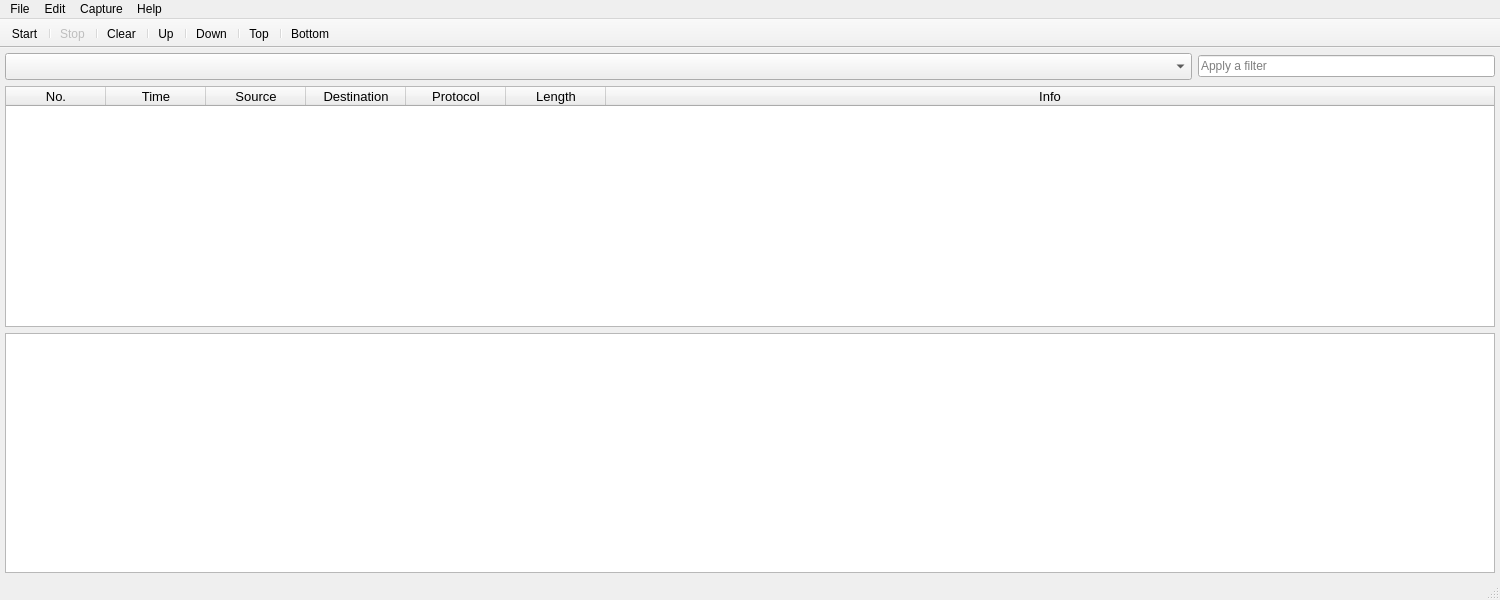
<?xml version="1.0" encoding="UTF-8"?>
<ui version="4.0">
 <class>Sniffer</class>
 <widget class="QMainWindow" name="Sniffer">
  <property name="geometry">
   <rect>
    <x>0</x>
    <y>0</y>
    <width>1500</width>
    <height>600</height>
   </rect>
  </property>
  <property name="minimumSize">
   <size>
    <width>1500</width>
    <height>0</height>
   </size>
  </property>
  <property name="windowTitle">
   <string>sniffer</string>
  </property>
  <property name="windowIcon">
   <iconset resource="src.qrc">
    <normaloff>:/Sniffer.png</normaloff>:/Sniffer.png</iconset>
  </property>
  <widget class="QWidget" name="centralwidget">
   <layout class="QVBoxLayout" name="verticalLayout">
    <property name="leftMargin">
     <number>5</number>
    </property>
    <property name="topMargin">
     <number>5</number>
    </property>
    <property name="rightMargin">
     <number>5</number>
    </property>
    <property name="bottomMargin">
     <number>5</number>
    </property>
    <item>
     <widget class="QWidget" name="widget" native="true">
      <layout class="QHBoxLayout" name="horizontalLayout" stretch="4,1">
       <property name="leftMargin">
        <number>0</number>
       </property>
       <property name="topMargin">
        <number>0</number>
       </property>
       <property name="rightMargin">
        <number>0</number>
       </property>
       <property name="bottomMargin">
        <number>0</number>
       </property>
       <item>
        <widget class="QComboBox" name="comboBox">
         <property name="sizePolicy">
          <sizepolicy hsizetype="Ignored" vsizetype="Fixed">
           <horstretch>0</horstretch>
           <verstretch>0</verstretch>
          </sizepolicy>
         </property>
         <property name="font">
          <font>
           <pointsize>12</pointsize>
          </font>
         </property>
        </widget>
       </item>
       <item>
        <widget class="QLineEdit" name="lineEdit">
         <property name="sizePolicy">
          <sizepolicy hsizetype="Ignored" vsizetype="Fixed">
           <horstretch>0</horstretch>
           <verstretch>0</verstretch>
          </sizepolicy>
         </property>
         <property name="placeholderText">
          <string>Apply a filter</string>
         </property>
        </widget>
       </item>
      </layout>
     </widget>
    </item>
    <item>
     <widget class="QTableWidget" name="tableWidget">
      <property name="editTriggers">
       <set>QAbstractItemView::NoEditTriggers</set>
      </property>
      <property name="selectionMode">
       <enum>QAbstractItemView::SingleSelection</enum>
      </property>
      <property name="selectionBehavior">
       <enum>QAbstractItemView::SelectRows</enum>
      </property>
      <property name="showGrid">
       <bool>false</bool>
      </property>
      <property name="columnCount">
       <number>7</number>
      </property>
      <attribute name="horizontalHeaderStretchLastSection">
       <bool>true</bool>
      </attribute>
      <attribute name="verticalHeaderVisible">
       <bool>false</bool>
      </attribute>
      <column>
       <property name="text">
        <string>No.</string>
       </property>
       <property name="font">
        <font>
         <pointsize>10</pointsize>
        </font>
       </property>
      </column>
      <column>
       <property name="text">
        <string>Time</string>
       </property>
       <property name="font">
        <font>
         <pointsize>10</pointsize>
        </font>
       </property>
      </column>
      <column>
       <property name="text">
        <string>Source</string>
       </property>
       <property name="font">
        <font>
         <pointsize>10</pointsize>
        </font>
       </property>
      </column>
      <column>
       <property name="text">
        <string>Destination</string>
       </property>
       <property name="font">
        <font>
         <pointsize>10</pointsize>
        </font>
       </property>
      </column>
      <column>
       <property name="text">
        <string>Protocol</string>
       </property>
       <property name="font">
        <font>
         <pointsize>10</pointsize>
        </font>
       </property>
      </column>
      <column>
       <property name="text">
        <string>Length</string>
       </property>
       <property name="font">
        <font>
         <pointsize>10</pointsize>
        </font>
       </property>
      </column>
      <column>
       <property name="text">
        <string>Info</string>
       </property>
       <property name="font">
        <font>
         <pointsize>10</pointsize>
        </font>
       </property>
      </column>
     </widget>
    </item>
    <item>
     <widget class="QTreeWidget" name="treeWidget">
      <attribute name="headerVisible">
       <bool>false</bool>
      </attribute>
      <column>
       <property name="text">
        <string notr="true">1</string>
       </property>
      </column>
     </widget>
    </item>
   </layout>
  </widget>
  <widget class="QMenuBar" name="menubar">
   <property name="geometry">
    <rect>
     <x>0</x>
     <y>0</y>
     <width>1500</width>
     <height>21</height>
    </rect>
   </property>
   <widget class="QMenu" name="menuFile">
    <property name="title">
     <string>File</string>
    </property>
   </widget>
   <widget class="QMenu" name="menuEdit">
    <property name="title">
     <string>Edit</string>
    </property>
   </widget>
   <widget class="QMenu" name="menuCapture">
    <property name="title">
     <string>Capture</string>
    </property>
    <addaction name="actionStart"/>
    <addaction name="actionStop"/>
    <addaction name="actionClear"/>
    <addaction name="actionUp"/>
    <addaction name="actionDown"/>
    <addaction name="actionTop"/>
    <addaction name="actionBottom"/>
   </widget>
   <widget class="QMenu" name="menuHelp">
    <property name="title">
     <string>Help</string>
    </property>
    <addaction name="actionFilter_rules"/>
    <addaction name="actionAbout_us"/>
   </widget>
   <addaction name="menuFile"/>
   <addaction name="menuEdit"/>
   <addaction name="menuCapture"/>
   <addaction name="menuHelp"/>
  </widget>
  <widget class="QStatusBar" name="statusbar"/>
  <widget class="QToolBar" name="toolBar">
   <property name="enabled">
    <bool>true</bool>
   </property>
   <property name="windowTitle">
    <string>toolBar</string>
   </property>
   <property name="movable">
    <bool>false</bool>
   </property>
   <attribute name="toolBarArea">
    <enum>TopToolBarArea</enum>
   </attribute>
   <attribute name="toolBarBreak">
    <bool>false</bool>
   </attribute>
   <addaction name="actionStart"/>
   <addaction name="separator"/>
   <addaction name="actionStop"/>
   <addaction name="separator"/>
   <addaction name="actionClear"/>
   <addaction name="separator"/>
   <addaction name="actionUp"/>
   <addaction name="separator"/>
   <addaction name="actionDown"/>
   <addaction name="separator"/>
   <addaction name="actionTop"/>
   <addaction name="separator"/>
   <addaction name="actionBottom"/>
  </widget>
  <action name="actionStart">
   <property name="enabled">
    <bool>true</bool>
   </property>
   <property name="icon">
    <iconset resource="src.qrc">
     <normaloff>:/Start.png</normaloff>:/Start.png</iconset>
   </property>
   <property name="text">
    <string>Start</string>
   </property>
  </action>
  <action name="actionStop">
   <property name="enabled">
    <bool>false</bool>
   </property>
   <property name="icon">
    <iconset resource="src.qrc">
     <normaloff>:/Stop.png</normaloff>:/Stop.png</iconset>
   </property>
   <property name="text">
    <string>Stop</string>
   </property>
  </action>
  <action name="actionClear">
   <property name="enabled">
    <bool>true</bool>
   </property>
   <property name="icon">
    <iconset resource="src.qrc">
     <normaloff>:/Clear.png</normaloff>:/Clear.png</iconset>
   </property>
   <property name="text">
    <string>Clear</string>
   </property>
  </action>
  <action name="actionUp">
   <property name="icon">
    <iconset resource="src.qrc">
     <normaloff>:/up.png</normaloff>:/up.png</iconset>
   </property>
   <property name="text">
    <string>Up</string>
   </property>
  </action>
  <action name="actionDown">
   <property name="icon">
    <iconset resource="src.qrc">
     <normaloff>:/down.png</normaloff>:/down.png</iconset>
   </property>
   <property name="text">
    <string>Down</string>
   </property>
  </action>
  <action name="actionTop">
   <property name="icon">
    <iconset resource="src.qrc">
     <normaloff>:/top.png</normaloff>:/top.png</iconset>
   </property>
   <property name="text">
    <string>Top</string>
   </property>
  </action>
  <action name="actionBottom">
   <property name="icon">
    <iconset resource="src.qrc">
     <normaloff>:/bottom.png</normaloff>:/bottom.png</iconset>
   </property>
   <property name="text">
    <string>Bottom</string>
   </property>
  </action>
  <action name="actionFilter_rules">
   <property name="text">
    <string>Filter rules</string>
   </property>
  </action>
  <action name="actionAbout_us">
   <property name="text">
    <string>About us</string>
   </property>
  </action>
 </widget>
 <resources>
  <include location="src.qrc"/>
 </resources>
 <connections/>
</ui>
